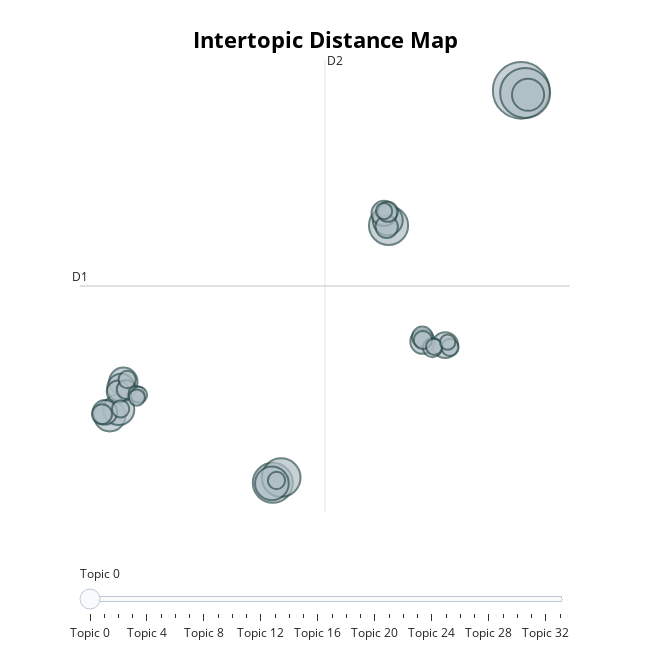

The code cell stored with this chart in its notebook:
### Code cell
model.visualize_topics()

### Figure 1 — Plotly figure (JSON) as saved in the notebook; plotly's stock layout.template omitted (floating-point values rounded to 4 significant figures)
{"data": [{"customdata": [[0, "media | pluralism | outlets | journalists | freedom", 96], [1, "fidesz | the | opposition | has | party", 75], [2, "hungary | nato | eu | hungarian | ukraine", 48], [3, "europe | council | on | of | commission", 46], [4, "corruption | office | public | integrity | prosecution", 45], [5, "actors | government | are | political | private", 34], [6, "assembly | national | minority | elections | 12", 31], [7, "orbán | minister | regime | viktor | prime", 30], [8, "democracy | hungarians | survey | dissatisfied | hungary", 29], [9, "court | administrative | constitutional | emergency | danger", 27], [10, "poverty | risk | pension | social | 2017", 24], [11, "spending | 2017 | years | 2016 | 2018", 23], [12, "no | not | there | have | been", 20], [13, "kúria | court | judge | president | preliminary", 19], [14, "freedom | constitution | assembly | generally | rape", 18], [15, "prime | minister | policy | responsible | political", 18], [16, "2020 | report | stiftung | bertelsmann | hungary", 15], [17, "average | gdp | energy | oecd | lowest", 15], [18, "asylum | seekers | frequently | treatment | safe", 13], [19, "political | polarization | tribal | fear | thinking", 12], [20, "noj | president | judicial | council | national", 12], [21, "university | skills | universities | among | according", 11], [22, "amendments | assembly | amend | code | weakened", 11], [23, "demonstrations | police | ban | protests | right", 10], [24, "000 | works | public | 2018 | unfilled", 9], [25, "hate | crimes | roma | against | neighbors", 9], [26, "sca | was | foreign | commissioner | addressing", 9], [27, "ngos | funded | attacks | continued | political", 9], [28, "academic | autonomy | academy | research | government", 8], [29, "opposition | parties | cooperate | failed | able", 8], [30, "service | greco | conduct | prosecution | protective", 8], [31, "jobbik | split | mszp | network | dk", 8], [32, "trade | unions | strike | union | their", 8], [33, "lobbyists | superior | meeting | social | officials", 7]], "hovertemplate": "<b>Topic %{customdata[0]}</b><br>%{customdata[1]}<br>Size: %{customdata[2]}", "legendgroup": "", "marker": {"color": "#B0BEC5", "line": {"color": "DarkSlateGrey", "width": 2}, "size": [96, 75, 48, 46, 45, 34, 31, 30, 29, 27, 24, 23, 20, 19, 18, 18, 15, 15, 13, 12, 12, 11, 11, 10, 9, 9, 9, 9, 8, 8, 8, 8, 8, 7], "sizemode": "area", "sizeref": 0.06, "symbol": "circle"}, "mode": "markers", "name": "", "orientation": "v", "showlegend": false, "type": "scatter", "x": [12.47, 12.66, 1.109, 6.405, 1.491, 1.067, 12.79, -6.354, -5.939, 6.369, -5.73, -5.832, 8.996, 6.201, 7.961, -6.573, 6.322, -5.979, 7.952, -6.708, 6.368, -5.595, 8.415, 7.977, -5.555, -5.856, 9.215, 1.279, 8.492, -5.125, 6.199, -5.016, -5.115, 9.111], "xaxis": "x", "y": [14.81, 14.63, -13.89, 4.931, -13.51, -13.93, 14.49, -8.972, -8.524, 5.312, -6.492, -6.93, -3.82, 5.815, -3.557, -8.73, 4.836, -7.219, -3.227, -8.869, 5.927, -7.069, -4.003, -3.451, -6.335, -8.476, -3.988, -13.72, -3.943, -7.4, 5.983, -7.458, -7.655, -3.601], "yaxis": "y"}], "layout": {"annotations": [{"showarrow": false, "text": "D1", "x": -7.714, "y": 0.5045, "yshift": 10}, {"showarrow": false, "text": "D2", "x": 3.497, "xshift": 10, "y": 17.03}], "height": 650, "hoverlabel": {"bgcolor": "white", "font": {"family": "Rockwell", "size": 16}}, "legend": {"itemsizing": "constant", "tracegroupgap": 0}, "margin": {"t": 60}, "shapes": [{"line": {"color": "#CFD8DC", "width": 2}, "type": "line", "x0": 3.497, "x1": 3.497, "y0": -16.02, "y1": 17.03}, {"line": {"color": "#9E9E9E", "width": 2}, "type": "line", "x0": -7.714, "x1": 14.71, "y0": 0.5045, "y1": 0.5045}], "sliders": [{"active": 0, "pad": {"t": 50}, "steps": [{"args": [{"marker.color": [["red", "#B0BEC5", "#B0BEC5", "#B0BEC5", "#B0BEC5", "#B0BEC5", "#B0BEC5", "#B0BEC5", "#B0BEC5", "#B0BEC5", "#B0BEC5", "#B0BEC5", "#B0BEC5", "#B0BEC5", "#B0BEC5", "#B0BEC5", "#B0BEC5", "#B0BEC5", "#B0BEC5", "#B0BEC5", "#B0BEC5", "#B0BEC5", "#B0BEC5", "#B0BEC5", "#B0BEC5", "#B0BEC5", "#B0BEC5", "#B0BEC5", "#B0BEC5", "#B0BEC5", "#B0BEC5", "#B0BEC5", "#B0BEC5", "#B0BEC5"]]}], "label": "Topic 0", "method": "update"}, {"args": [{"marker.color": [["#B0BEC5", "red", "#B0BEC5", "#B0BEC5", "#B0BEC5", "#B0BEC5", "#B0BEC5", "#B0BEC5", "#B0BEC5", "#B0BEC5", "#B0BEC5", "#B0BEC5", "#B0BEC5", "#B0BEC5", "#B0BEC5", "#B0BEC5", "#B0BEC5", "#B0BEC5", "#B0BEC5", "#B0BEC5", "#B0BEC5", "#B0BEC5", "#B0BEC5", "#B0BEC5", "#B0BEC5", "#B0BEC5", "#B0BEC5", "#B0BEC5", "#B0BEC5", "#B0BEC5", "#B0BEC5", "#B0BEC5", "#B0BEC5", "#B0BEC5"]]}], "label": "Topic 1", "method": "update"}, {"args": [{"marker.color": [["#B0BEC5", "#B0BEC5", "red", "#B0BEC5", "#B0BEC5", "#B0BEC5", "#B0BEC5", "#B0BEC5", "#B0BEC5", "#B0BEC5", "#B0BEC5", "#B0BEC5", "#B0BEC5", "#B0BEC5", "#B0BEC5", "#B0BEC5", "#B0BEC5", "#B0BEC5", "#B0BEC5", "#B0BEC5", "#B0BEC5", "#B0BEC5", "#B0BEC5", "#B0BEC5", "#B0BEC5", "#B0BEC5", "#B0BEC5", "#B0BEC5", "#B0BEC5", "#B0BEC5", "#B0BEC5", "#B0BEC5", "#B0BEC5", "#B0BEC5"]]}], "label": "Topic 2", "method": "update"}, {"args": [{"marker.color": [["#B0BEC5", "#B0BEC5", "#B0BEC5", "red", "#B0BEC5", "#B0BEC5", "#B0BEC5", "#B0BEC5", "#B0BEC5", "#B0BEC5", "#B0BEC5", "#B0BEC5", "#B0BEC5", "#B0BEC5", "#B0BEC5", "#B0BEC5", "#B0BEC5", "#B0BEC5", "#B0BEC5", "#B0BEC5", "#B0BEC5", "#B0BEC5", "#B0BEC5", "#B0BEC5", "#B0BEC5", "#B0BEC5", "#B0BEC5", "#B0BEC5", "#B0BEC5", "#B0BEC5", "#B0BEC5", "#B0BEC5", "#B0BEC5", "#B0BEC5"]]}], "label": "Topic 3", "method": "update"}, {"args": [{"marker.color": [["#B0BEC5", "#B0BEC5", "#B0BEC5", "#B0BEC5", "red", "#B0BEC5", "#B0BEC5", "#B0BEC5", "#B0BEC5", "#B0BEC5", "#B0BEC5", "#B0BEC5", "#B0BEC5", "#B0BEC5", "#B0BEC5", "#B0BEC5", "#B0BEC5", "#B0BEC5", "#B0BEC5", "#B0BEC5", "#B0BEC5", "#B0BEC5", "#B0BEC5", "#B0BEC5", "#B0BEC5", "#B0BEC5", "#B0BEC5", "#B0BEC5", "#B0BEC5", "#B0BEC5", "#B0BEC5", "#B0BEC5", "#B0BEC5", "#B0BEC5"]]}], "label": "Topic 4", "method": "update"}, {"args": [{"marker.color": [["#B0BEC5", "#B0BEC5", "#B0BEC5", "#B0BEC5", "#B0BEC5", "red", "#B0BEC5", "#B0BEC5", "#B0BEC5", "#B0BEC5", "#B0BEC5", "#B0BEC5", "#B0BEC5", "#B0BEC5", "#B0BEC5", "#B0BEC5", "#B0BEC5", "#B0BEC5", "#B0BEC5", "#B0BEC5", "#B0BEC5", "#B0BEC5", "#B0BEC5", "#B0BEC5", "#B0BEC5", "#B0BEC5", "#B0BEC5", "#B0BEC5", "#B0BEC5", "#B0BEC5", "#B0BEC5", "#B0BEC5", "#B0BEC5", "#B0BEC5"]]}], "label": "Topic 5", "method": "update"}, {"args": [{"marker.color": [["#B0BEC5", "#B0BEC5", "#B0BEC5", "#B0BEC5", "#B0BEC5", "#B0BEC5", "red", "#B0BEC5", "#B0BEC5", "#B0BEC5", "#B0BEC5", "#B0BEC5", "#B0BEC5", "#B0BEC5", "#B0BEC5", "#B0BEC5", "#B0BEC5", "#B0BEC5", "#B0BEC5", "#B0BEC5", "#B0BEC5", "#B0BEC5", "#B0BEC5", "#B0BEC5", "#B0BEC5", "#B0BEC5", "#B0BEC5", "#B0BEC5", "#B0BEC5", "#B0BEC5", "#B0BEC5", "#B0BEC5", "#B0BEC5", "#B0BEC5"]]}], "label": "Topic 6", "method": "update"}, {"args": [{"marker.color": [["#B0BEC5", "#B0BEC5", "#B0BEC5", "#B0BEC5", "#B0BEC5", "#B0BEC5", "#B0BEC5", "red", "#B0BEC5", "#B0BEC5", "#B0BEC5", "#B0BEC5", "#B0BEC5", "#B0BEC5", "#B0BEC5", "#B0BEC5", "#B0BEC5", "#B0BEC5", "#B0BEC5", "#B0BEC5", "#B0BEC5", "#B0BEC5", "#B0BEC5", "#B0BEC5", "#B0BEC5", "#B0BEC5", "#B0BEC5", "#B0BEC5", "#B0BEC5", "#B0BEC5", "#B0BEC5", "#B0BEC5", "#B0BEC5", "#B0BEC5"]]}], "label": "Topic 7", "method": "update"}, {"args": [{"marker.color": [["#B0BEC5", "#B0BEC5", "#B0BEC5", "#B0BEC5", "#B0BEC5", "#B0BEC5", "#B0BEC5", "#B0BEC5", "red", "#B0BEC5", "#B0BEC5", "#B0BEC5", "#B0BEC5", "#B0BEC5", "#B0BEC5", "#B0BEC5", "#B0BEC5", "#B0BEC5", "#B0BEC5", "#B0BEC5", "#B0BEC5", "#B0BEC5", "#B0BEC5", "#B0BEC5", "#B0BEC5", "#B0BEC5", "#B0BEC5", "#B0BEC5", "#B0BEC5", "#B0BEC5", "#B0BEC5", "#B0BEC5", "#B0BEC5", "#B0BEC5"]]}], "label": "Topic 8", "method": "update"}, {"args": [{"marker.color": [["#B0BEC5", "#B0BEC5", "#B0BEC5", "#B0BEC5", "#B0BEC5", "#B0BEC5", "#B0BEC5", "#B0BEC5", "#B0BEC5", "red", "#B0BEC5", "#B0BEC5", "#B0BEC5", "#B0BEC5", "#B0BEC5", "#B0BEC5", "#B0BEC5", "#B0BEC5", "#B0BEC5", "#B0BEC5", "#B0BEC5", "#B0BEC5", "#B0BEC5", "#B0BEC5", "#B0BEC5", "#B0BEC5", "#B0BEC5", "#B0BEC5", "#B0BEC5", "#B0BEC5", "#B0BEC5", "#B0BEC5", "#B0BEC5", "#B0BEC5"]]}], "label": "Topic 9", "method": "update"}, {"args": [{"marker.color": [["#B0BEC5", "#B0BEC5", "#B0BEC5", "#B0BEC5", "#B0BEC5", "#B0BEC5", "#B0BEC5", "#B0BEC5", "#B0BEC5", "#B0BEC5", "red", "#B0BEC5", "#B0BEC5", "#B0BEC5", "#B0BEC5", "#B0BEC5", "#B0BEC5", "#B0BEC5", "#B0BEC5", "#B0BEC5", "#B0BEC5", "#B0BEC5", "#B0BEC5", "#B0BEC5", "#B0BEC5", "#B0BEC5", "#B0BEC5", "#B0BEC5", "#B0BEC5", "#B0BEC5", "#B0BEC5", "#B0BEC5", "#B0BEC5", "#B0BEC5"]]}], "label": "Topic 10", "method": "update"}, {"args": [{"marker.color": [["#B0BEC5", "#B0BEC5", "#B0BEC5", "#B0BEC5", "#B0BEC5", "#B0BEC5", "#B0BEC5", "#B0BEC5", "#B0BEC5", "#B0BEC5", "#B0BEC5", "red", "#B0BEC5", "#B0BEC5", "#B0BEC5", "#B0BEC5", "#B0BEC5", "#B0BEC5", "#B0BEC5", "#B0BEC5", "#B0BEC5", "#B0BEC5", "#B0BEC5", "#B0BEC5", "#B0BEC5", "#B0BEC5", "#B0BEC5", "#B0BEC5", "#B0BEC5", "#B0BEC5", "#B0BEC5", "#B0BEC5", "#B0BEC5", "#B0BEC5"]]}], "label": "Topic 11", "method": "update"}, {"args": [{"marker.color": [["#B0BEC5", "#B0BEC5", "#B0BEC5", "#B0BEC5", "#B0BEC5", "#B0BEC5", "#B0BEC5", "#B0BEC5", "#B0BEC5", "#B0BEC5", "#B0BEC5", "#B0BEC5", "red", "#B0BEC5", "#B0BEC5", "#B0BEC5", "#B0BEC5", "#B0BEC5", "#B0BEC5", "#B0BEC5", "#B0BEC5", "#B0BEC5", "#B0BEC5", "#B0BEC5", "#B0BEC5", "#B0BEC5", "#B0BEC5", "#B0BEC5", "#B0BEC5", "#B0BEC5", "#B0BEC5", "#B0BEC5", "#B0BEC5", "#B0BEC5"]]}], "label": "Topic 12", "method": "update"}, {"args": [{"marker.color": [["#B0BEC5", "#B0BEC5", "#B0BEC5", "#B0BEC5", "#B0BEC5", "#B0BEC5", "#B0BEC5", "#B0BEC5", "#B0BEC5", "#B0BEC5", "#B0BEC5", "#B0BEC5", "#B0BEC5", "red", "#B0BEC5", "#B0BEC5", "#B0BEC5", "#B0BEC5", "#B0BEC5", "#B0BEC5", "#B0BEC5", "#B0BEC5", "#B0BEC5", "#B0BEC5", "#B0BEC5", "#B0BEC5", "#B0BEC5", "#B0BEC5", "#B0BEC5", "#B0BEC5", "#B0BEC5", "#B0BEC5", "#B0BEC5", "#B0BEC5"]]}], "label": "Topic 13", "method": "update"}, {"args": [{"marker.color": [["#B0BEC5", "#B0BEC5", "#B0BEC5", "#B0BEC5", "#B0BEC5", "#B0BEC5", "#B0BEC5", "#B0BEC5", "#B0BEC5", "#B0BEC5", "#B0BEC5", "#B0BEC5", "#B0BEC5", "#B0BEC5", "red", "#B0BEC5", "#B0BEC5", "#B0BEC5", "#B0BEC5", "#B0BEC5", "#B0BEC5", "#B0BEC5", "#B0BEC5", "#B0BEC5", "#B0BEC5", "#B0BEC5", "#B0BEC5", "#B0BEC5", "#B0BEC5", "#B0BEC5", "#B0BEC5", "#B0BEC5", "#B0BEC5", "#B0BEC5"]]}], "label": "Topic 14", "method": "update"}, {"args": [{"marker.color": [["#B0BEC5", "#B0BEC5", "#B0BEC5", "#B0BEC5", "#B0BEC5", "#B0BEC5", "#B0BEC5", "#B0BEC5", "#B0BEC5", "#B0BEC5", "#B0BEC5", "#B0BEC5", "#B0BEC5", "#B0BEC5", "#B0BEC5", "red", "#B0BEC5", "#B0BEC5", "#B0BEC5", "#B0BEC5", "#B0BEC5", "#B0BEC5", "#B0BEC5", "#B0BEC5", "#B0BEC5", "#B0BEC5", "#B0BEC5", "#B0BEC5", "#B0BEC5", "#B0BEC5", "#B0BEC5", "#B0BEC5", "#B0BEC5", "#B0BEC5"]]}], "label": "Topic 15", "method": "update"}, {"args": [{"marker.color": [["#B0BEC5", "#B0BEC5", "#B0BEC5", "#B0BEC5", "#B0BEC5", "#B0BEC5", "#B0BEC5", "#B0BEC5", "#B0BEC5", "#B0BEC5", "#B0BEC5", "#B0BEC5", "#B0BEC5", "#B0BEC5", "#B0BEC5", "#B0BEC5", "red", "#B0BEC5", "#B0BEC5", "#B0BEC5", "#B0BEC5", "#B0BEC5", "#B0BEC5", "#B0BEC5", "#B0BEC5", "#B0BEC5", "#B0BEC5", "#B0BEC5", "#B0BEC5", "#B0BEC5", "#B0BEC5", "#B0BEC5", "#B0BEC5", "#B0BEC5"]]}], "label": "Topic 16", "method": "update"}, {"args": [{"marker.color": [["#B0BEC5", "#B0BEC5", "#B0BEC5", "#B0BEC5", "#B0BEC5", "#B0BEC5", "#B0BEC5", "#B0BEC5", "#B0BEC5", "#B0BEC5", "#B0BEC5", "#B0BEC5", "#B0BEC5", "#B0BEC5", "#B0BEC5", "#B0BEC5", "#B0BEC5", "red", "#B0BEC5", "#B0BEC5", "#B0BEC5", "#B0BEC5", "#B0BEC5", "#B0BEC5", "#B0BEC5", "#B0BEC5", "#B0BEC5", "#B0BEC5", "#B0BEC5", "#B0BEC5", "#B0BEC5", "#B0BEC5", "#B0BEC5", "#B0BEC5"]]}], "label": "Topic 17", "method": "update"}, {"args": [{"marker.color": [["#B0BEC5", "#B0BEC5", "#B0BEC5", "#B0BEC5", "#B0BEC5", "#B0BEC5", "#B0BEC5", "#B0BEC5", "#B0BEC5", "#B0BEC5", "#B0BEC5", "#B0BEC5", "#B0BEC5", "#B0BEC5", "#B0BEC5", "#B0BEC5", "#B0BEC5", "#B0BEC5", "red", "#B0BEC5", "#B0BEC5", "#B0BEC5", "#B0BEC5", "#B0BEC5", "#B0BEC5", "#B0BEC5", "#B0BEC5", "#B0BEC5", "#B0BEC5", "#B0BEC5", "#B0BEC5", "#B0BEC5", "#B0BEC5", "#B0BEC5"]]}], "label": "Topic 18", "method": "update"}, {"args": [{"marker.color": [["#B0BEC5", "#B0BEC5", "#B0BEC5", "#B0BEC5", "#B0BEC5", "#B0BEC5", "#B0BEC5", "#B0BEC5", "#B0BEC5", "#B0BEC5", "#B0BEC5", "#B0BEC5", "#B0BEC5", "#B0BEC5", "#B0BEC5", "#B0BEC5", "#B0BEC5", "#B0BEC5", "#B0BEC5", "red", "#B0BEC5", "#B0BEC5", "#B0BEC5", "#B0BEC5", "#B0BEC5", "#B0BEC5", "#B0BEC5", "#B0BEC5", "#B0BEC5", "#B0BEC5", "#B0BEC5", "#B0BEC5", "#B0BEC5", "#B0BEC5"]]}], "label": "Topic 19", "method": "update"}, {"args": [{"marker.color": [["#B0BEC5", "#B0BEC5", "#B0BEC5", "#B0BEC5", "#B0BEC5", "#B0BEC5", "#B0BEC5", "#B0BEC5", "#B0BEC5", "#B0BEC5", "#B0BEC5", "#B0BEC5", "#B0BEC5", "#B0BEC5", "#B0BEC5", "#B0BEC5", "#B0BEC5", "#B0BEC5", "#B0BEC5", "#B0BEC5", "red", "#B0BEC5", "#B0BEC5", "#B0BEC5", "#B0BEC5", "#B0BEC5", "#B0BEC5", "#B0BEC5", "#B0BEC5", "#B0BEC5", "#B0BEC5", "#B0BEC5", "#B0BEC5", "#B0BEC5"]]}], "label": "Topic 20", "method": "update"}, {"args": [{"marker.color": [["#B0BEC5", "#B0BEC5", "#B0BEC5", "#B0BEC5", "#B0BEC5", "#B0BEC5", "#B0BEC5", "#B0BEC5", "#B0BEC5", "#B0BEC5", "#B0BEC5", "#B0BEC5", "#B0BEC5", "#B0BEC5", "#B0BEC5", "#B0BEC5", "#B0BEC5", "#B0BEC5", "#B0BEC5", "#B0BEC5", "#B0BEC5", "red", "#B0BEC5", "#B0BEC5", "#B0BEC5", "#B0BEC5", "#B0BEC5", "#B0BEC5", "#B0BEC5", "#B0BEC5", "#B0BEC5", "#B0BEC5", "#B0BEC5", "#B0BEC5"]]}], "label": "Topic 21", "method": "update"}, {"args": [{"marker.color": [["#B0BEC5", "#B0BEC5", "#B0BEC5", "#B0BEC5", "#B0BEC5", "#B0BEC5", "#B0BEC5", "#B0BEC5", "#B0BEC5", "#B0BEC5", "#B0BEC5", "#B0BEC5", "#B0BEC5", "#B0BEC5", "#B0BEC5", "#B0BEC5", "#B0BEC5", "#B0BEC5", "#B0BEC5", "#B0BEC5", "#B0BEC5", "#B0BEC5", "red", "#B0BEC5", "#B0BEC5", "#B0BEC5", "#B0BEC5", "#B0BEC5", "#B0BEC5", "#B0BEC5", "#B0BEC5", "#B0BEC5", "#B0BEC5", "#B0BEC5"]]}], "label": "Topic 22", "method": "update"}, {"args": [{"marker.color": [["#B0BEC5", "#B0BEC5", "#B0BEC5", "#B0BEC5", "#B0BEC5", "#B0BEC5", "#B0BEC5", "#B0BEC5", "#B0BEC5", "#B0BEC5", "#B0BEC5", "#B0BEC5", "#B0BEC5", "#B0BEC5", "#B0BEC5", "#B0BEC5", "#B0BEC5", "#B0BEC5", "#B0BEC5", "#B0BEC5", "#B0BEC5", "#B0BEC5", "#B0BEC5", "red", "#B0BEC5", "#B0BEC5", "#B0BEC5", "#B0BEC5", "#B0BEC5", "#B0BEC5", "#B0BEC5", "#B0BEC5", "#B0BEC5", "#B0BEC5"]]}], "label": "Topic 23", "method": "update"}, {"args": [{"marker.color": [["#B0BEC5", "#B0BEC5", "#B0BEC5", "#B0BEC5", "#B0BEC5", "#B0BEC5", "#B0BEC5", "#B0BEC5", "#B0BEC5", "#B0BEC5", "#B0BEC5", "#B0BEC5", "#B0BEC5", "#B0BEC5", "#B0BEC5", "#B0BEC5", "#B0BEC5", "#B0BEC5", "#B0BEC5", "#B0BEC5", "#B0BEC5", "#B0BEC5", "#B0BEC5", "#B0BEC5", "red", "#B0BEC5", "#B0BEC5", "#B0BEC5", "#B0BEC5", "#B0BEC5", "#B0BEC5", "#B0BEC5", "#B0BEC5", "#B0BEC5"]]}], "label": "Topic 24", "method": "update"}, {"args": [{"marker.color": [["#B0BEC5", "#B0BEC5", "#B0BEC5", "#B0BEC5", "#B0BEC5", "#B0BEC5", "#B0BEC5", "#B0BEC5", "#B0BEC5", "#B0BEC5", "#B0BEC5", "#B0BEC5", "#B0BEC5", "#B0BEC5", "#B0BEC5", "#B0BEC5", "#B0BEC5", "#B0BEC5", "#B0BEC5", "#B0BEC5", "#B0BEC5", "#B0BEC5", "#B0BEC5", "#B0BEC5", "#B0BEC5", "red", "#B0BEC5", "#B0BEC5", "#B0BEC5", "#B0BEC5", "#B0BEC5", "#B0BEC5", "#B0BEC5", "#B0BEC5"]]}], "label": "Topic 25", "method": "update"}, {"args": [{"marker.color": [["#B0BEC5", "#B0BEC5", "#B0BEC5", "#B0BEC5", "#B0BEC5", "#B0BEC5", "#B0BEC5", "#B0BEC5", "#B0BEC5", "#B0BEC5", "#B0BEC5", "#B0BEC5", "#B0BEC5", "#B0BEC5", "#B0BEC5", "#B0BEC5", "#B0BEC5", "#B0BEC5", "#B0BEC5", "#B0BEC5", "#B0BEC5", "#B0BEC5", "#B0BEC5", "#B0BEC5", "#B0BEC5", "#B0BEC5", "red", "#B0BEC5", "#B0BEC5", "#B0BEC5", "#B0BEC5", "#B0BEC5", "#B0BEC5", "#B0BEC5"]]}], "label": "Topic 26", "method": "update"}, {"args": [{"marker.color": [["#B0BEC5", "#B0BEC5", "#B0BEC5", "#B0BEC5", "#B0BEC5", "#B0BEC5", "#B0BEC5", "#B0BEC5", "#B0BEC5", "#B0BEC5", "#B0BEC5", "#B0BEC5", "#B0BEC5", "#B0BEC5", "#B0BEC5", "#B0BEC5", "#B0BEC5", "#B0BEC5", "#B0BEC5", "#B0BEC5", "#B0BEC5", "#B0BEC5", "#B0BEC5", "#B0BEC5", "#B0BEC5", "#B0BEC5", "#B0BEC5", "red", "#B0BEC5", "#B0BEC5", "#B0BEC5", "#B0BEC5", "#B0BEC5", "#B0BEC5"]]}], "label": "Topic 27", "method": "update"}, {"args": [{"marker.color": [["#B0BEC5", "#B0BEC5", "#B0BEC5", "#B0BEC5", "#B0BEC5", "#B0BEC5", "#B0BEC5", "#B0BEC5", "#B0BEC5", "#B0BEC5", "#B0BEC5", "#B0BEC5", "#B0BEC5", "#B0BEC5", "#B0BEC5", "#B0BEC5", "#B0BEC5", "#B0BEC5", "#B0BEC5", "#B0BEC5", "#B0BEC5", "#B0BEC5", "#B0BEC5", "#B0BEC5", "#B0BEC5", "#B0BEC5", "#B0BEC5", "#B0BEC5", "red", "#B0BEC5", "#B0BEC5", "#B0BEC5", "#B0BEC5", "#B0BEC5"]]}], "label": "Topic 28", "method": "update"}, {"args": [{"marker.color": [["#B0BEC5", "#B0BEC5", "#B0BEC5", "#B0BEC5", "#B0BEC5", "#B0BEC5", "#B0BEC5", "#B0BEC5", "#B0BEC5", "#B0BEC5", "#B0BEC5", "#B0BEC5", "#B0BEC5", "#B0BEC5", "#B0BEC5", "#B0BEC5", "#B0BEC5", "#B0BEC5", "#B0BEC5", "#B0BEC5", "#B0BEC5", "#B0BEC5", "#B0BEC5", "#B0BEC5", "#B0BEC5", "#B0BEC5", "#B0BEC5", "#B0BEC5", "#B0BEC5", "red", "#B0BEC5", "#B0BEC5", "#B0BEC5", "#B0BEC5"]]}], "label": "Topic 29", "method": "update"}, {"args": [{"marker.color": [["#B0BEC5", "#B0BEC5", "#B0BEC5", "#B0BEC5", "#B0BEC5", "#B0BEC5", "#B0BEC5", "#B0BEC5", "#B0BEC5", "#B0BEC5", "#B0BEC5", "#B0BEC5", "#B0BEC5", "#B0BEC5", "#B0BEC5", "#B0BEC5", "#B0BEC5", "#B0BEC5", "#B0BEC5", "#B0BEC5", "#B0BEC5", "#B0BEC5", "#B0BEC5", "#B0BEC5", "#B0BEC5", "#B0BEC5", "#B0BEC5", "#B0BEC5", "#B0BEC5", "#B0BEC5", "red", "#B0BEC5", "#B0BEC5", "#B0BEC5"]]}], "label": "Topic 30", "method": "update"}, {"args": [{"marker.color": [["#B0BEC5", "#B0BEC5", "#B0BEC5", "#B0BEC5", "#B0BEC5", "#B0BEC5", "#B0BEC5", "#B0BEC5", "#B0BEC5", "#B0BEC5", "#B0BEC5", "#B0BEC5", "#B0BEC5", "#B0BEC5", "#B0BEC5", "#B0BEC5", "#B0BEC5", "#B0BEC5", "#B0BEC5", "#B0BEC5", "#B0BEC5", "#B0BEC5", "#B0BEC5", "#B0BEC5", "#B0BEC5", "#B0BEC5", "#B0BEC5", "#B0BEC5", "#B0BEC5", "#B0BEC5", "#B0BEC5", "red", "#B0BEC5", "#B0BEC5"]]}], "label": "Topic 31", "method": "update"}, {"args": [{"marker.color": [["#B0BEC5", "#B0BEC5", "#B0BEC5", "#B0BEC5", "#B0BEC5", "#B0BEC5", "#B0BEC5", "#B0BEC5", "#B0BEC5", "#B0BEC5", "#B0BEC5", "#B0BEC5", "#B0BEC5", "#B0BEC5", "#B0BEC5", "#B0BEC5", "#B0BEC5", "#B0BEC5", "#B0BEC5", "#B0BEC5", "#B0BEC5", "#B0BEC5", "#B0BEC5", "#B0BEC5", "#B0BEC5", "#B0BEC5", "#B0BEC5", "#B0BEC5", "#B0BEC5", "#B0BEC5", "#B0BEC5", "#B0BEC5", "red", "#B0BEC5"]]}], "label": "Topic 32", "method": "update"}, {"args": [{"marker.color": [["#B0BEC5", "#B0BEC5", "#B0BEC5", "#B0BEC5", "#B0BEC5", "#B0BEC5", "#B0BEC5", "#B0BEC5", "#B0BEC5", "#B0BEC5", "#B0BEC5", "#B0BEC5", "#B0BEC5", "#B0BEC5", "#B0BEC5", "#B0BEC5", "#B0BEC5", "#B0BEC5", "#B0BEC5", "#B0BEC5", "#B0BEC5", "#B0BEC5", "#B0BEC5", "#B0BEC5", "#B0BEC5", "#B0BEC5", "#B0BEC5", "#B0BEC5", "#B0BEC5", "#B0BEC5", "#B0BEC5", "#B0BEC5", "#B0BEC5", "red"]]}], "label": "Topic 33", "method": "update"}]}], "title": {"font": {"color": "Black", "size": 22}, "text": "<b>Intertopic Distance Map</b>", "x": 0.5, "xanchor": "center", "y": 0.95, "yanchor": "top"}, "width": 650, "xaxis": {"anchor": "y", "domain": [0, 1], "range": [-7.714, 14.71], "title": {"text": ""}, "type": "linear", "visible": false}, "yaxis": {"anchor": "x", "domain": [0, 1], "range": [-16.02, 17.03], "title": {"text": ""}, "type": "linear", "visible": false}}}
